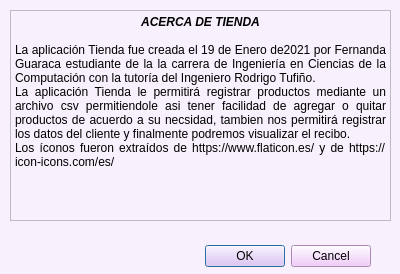
<?xml version="1.0" encoding="UTF-8"?>
<ui version="4.0">
 <class>About</class>
 <widget class="QDialog" name="About">
  <property name="geometry">
   <rect>
    <x>0</x>
    <y>0</y>
    <width>400</width>
    <height>274</height>
   </rect>
  </property>
  <property name="windowTitle">
   <string>Dialog</string>
  </property>
  <property name="windowIcon">
   <iconset resource="Resources.qrc">
    <normaloff>:/Resources/informacion.png</normaloff>:/Resources/informacion.png</iconset>
  </property>
  <property name="styleSheet">
   <string notr="true">background-color: rgb(248, 240, 252);</string>
  </property>
  <widget class="QDialogButtonBox" name="buttonBox">
   <property name="geometry">
    <rect>
     <x>30</x>
     <y>240</y>
     <width>341</width>
     <height>32</height>
    </rect>
   </property>
   <property name="styleSheet">
    <string notr="true">background-color: rgb(238, 190, 250);</string>
   </property>
   <property name="orientation">
    <enum>Qt::Horizontal</enum>
   </property>
   <property name="standardButtons">
    <set>QDialogButtonBox::Cancel|QDialogButtonBox::Ok</set>
   </property>
  </widget>
  <widget class="QTextEdit" name="textEdit">
   <property name="geometry">
    <rect>
     <x>10</x>
     <y>10</y>
     <width>381</width>
     <height>211</height>
    </rect>
   </property>
   <property name="html">
    <string>&lt;!DOCTYPE HTML PUBLIC &quot;-//W3C//DTD HTML 4.0//EN&quot; &quot;http://www.w3.org/TR/REC-html40/strict.dtd&quot;&gt;
&lt;html&gt;&lt;head&gt;&lt;meta name=&quot;qrichtext&quot; content=&quot;1&quot; /&gt;&lt;style type=&quot;text/css&quot;&gt;
p, li { white-space: pre-wrap; }
&lt;/style&gt;&lt;/head&gt;&lt;body style=&quot; font-family:'MS Shell Dlg 2'; font-size:8.25pt; font-weight:400; font-style:normal;&quot;&gt;
&lt;p align=&quot;center&quot; style=&quot; margin-top:0px; margin-bottom:0px; margin-left:0px; margin-right:0px; -qt-block-indent:0; text-indent:0px;&quot;&gt;&lt;span style=&quot; font-size:9pt; font-weight:600; font-style:italic;&quot;&gt;ACERCA DE TIENDA&lt;/span&gt;&lt;/p&gt;
&lt;p align=&quot;center&quot; style=&quot;-qt-paragraph-type:empty; margin-top:0px; margin-bottom:0px; margin-left:0px; margin-right:0px; -qt-block-indent:0; text-indent:0px; font-size:9pt; font-weight:600; font-style:italic;&quot;&gt;&lt;br /&gt;&lt;/p&gt;
&lt;p align=&quot;justify&quot; style=&quot; margin-top:0px; margin-bottom:0px; margin-left:0px; margin-right:0px; -qt-block-indent:0; text-indent:0px;&quot;&gt;&lt;span style=&quot; font-size:9pt;&quot;&gt;La aplicación Tienda fue creada el 19 de Enero de2021 por Fernanda Guaraca estudiante de la la carrera de Ingeniería en Ciencias de la Computación con la tutoría del Ingeniero Rodrigo Tufiño.&lt;/span&gt;&lt;/p&gt;
&lt;p align=&quot;justify&quot; style=&quot; margin-top:0px; margin-bottom:0px; margin-left:0px; margin-right:0px; -qt-block-indent:0; text-indent:0px;&quot;&gt;&lt;span style=&quot; font-size:9pt;&quot;&gt;La aplicación Tienda le permitirá registrar productos mediante un archivo csv permitiendole asi tener facilidad de agregar o quitar productos de acuerdo a su necsidad, tambien nos permitirá registrar los datos del cliente y finalmente podremos visualizar el recibo.&lt;/span&gt;&lt;/p&gt;
&lt;p align=&quot;justify&quot; style=&quot; margin-top:0px; margin-bottom:0px; margin-left:0px; margin-right:0px; -qt-block-indent:0; text-indent:0px;&quot;&gt;&lt;span style=&quot; font-size:9pt;&quot;&gt;Los íconos fueron extraídos de https://www.flaticon.es/ y de https://icon-icons.com/es/&lt;/span&gt;&lt;/p&gt;&lt;/body&gt;&lt;/html&gt;</string>
   </property>
  </widget>
 </widget>
 <resources>
  <include location="Resources.qrc"/>
 </resources>
 <connections>
  <connection>
   <sender>buttonBox</sender>
   <signal>accepted()</signal>
   <receiver>About</receiver>
   <slot>accept()</slot>
   <hints>
    <hint type="sourcelabel">
     <x>248</x>
     <y>254</y>
    </hint>
    <hint type="destinationlabel">
     <x>157</x>
     <y>274</y>
    </hint>
   </hints>
  </connection>
  <connection>
   <sender>buttonBox</sender>
   <signal>rejected()</signal>
   <receiver>About</receiver>
   <slot>reject()</slot>
   <hints>
    <hint type="sourcelabel">
     <x>316</x>
     <y>260</y>
    </hint>
    <hint type="destinationlabel">
     <x>286</x>
     <y>274</y>
    </hint>
   </hints>
  </connection>
 </connections>
</ui>
